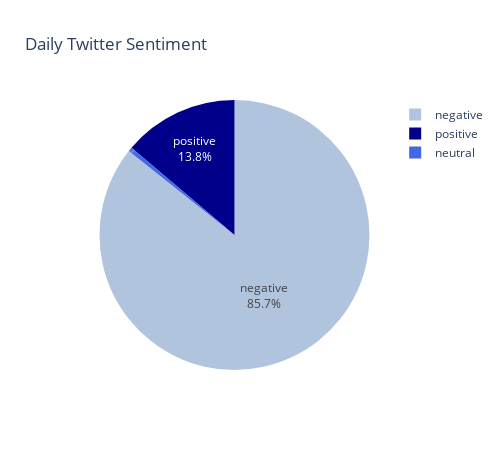

Notebook code cell kept with this figure:
### Code cell
fig = px.pie(daily,values='number', names='sentiment', title='Daily Twitter Sentiment',color='sentiment',
             color_discrete_map={'positive':'darkblue',
                                 'negative':'lightsteelblue',
                                 'neutral':'royalblue',},
            width=500, height=450)
fig.update_traces(textposition='inside', textinfo='percent+label')
fig.show()

### Figure 1 — Plotly figure (JSON) as saved in the notebook; plotly's stock layout.template omitted (floating-point values rounded to 4 significant figures)
{"data": [{"customdata": [["positive"], ["negative"], ["neutral"]], "domain": {"x": [0, 1], "y": [0, 1]}, "hovertemplate": "sentiment=%{customdata[0]}<br>number=%{value}<extra></extra>", "labels": ["positive", "negative", "neutral"], "legendgroup": "", "marker": {"colors": ["darkblue", "lightsteelblue", "royalblue"]}, "name": "", "showlegend": true, "textinfo": "percent+label", "textposition": "inside", "type": "pie", "values": [286, 1773, 10]}], "layout": {"height": 450, "legend": {"tracegroupgap": 0}, "title": {"text": "Daily Twitter Sentiment"}, "width": 500}}
